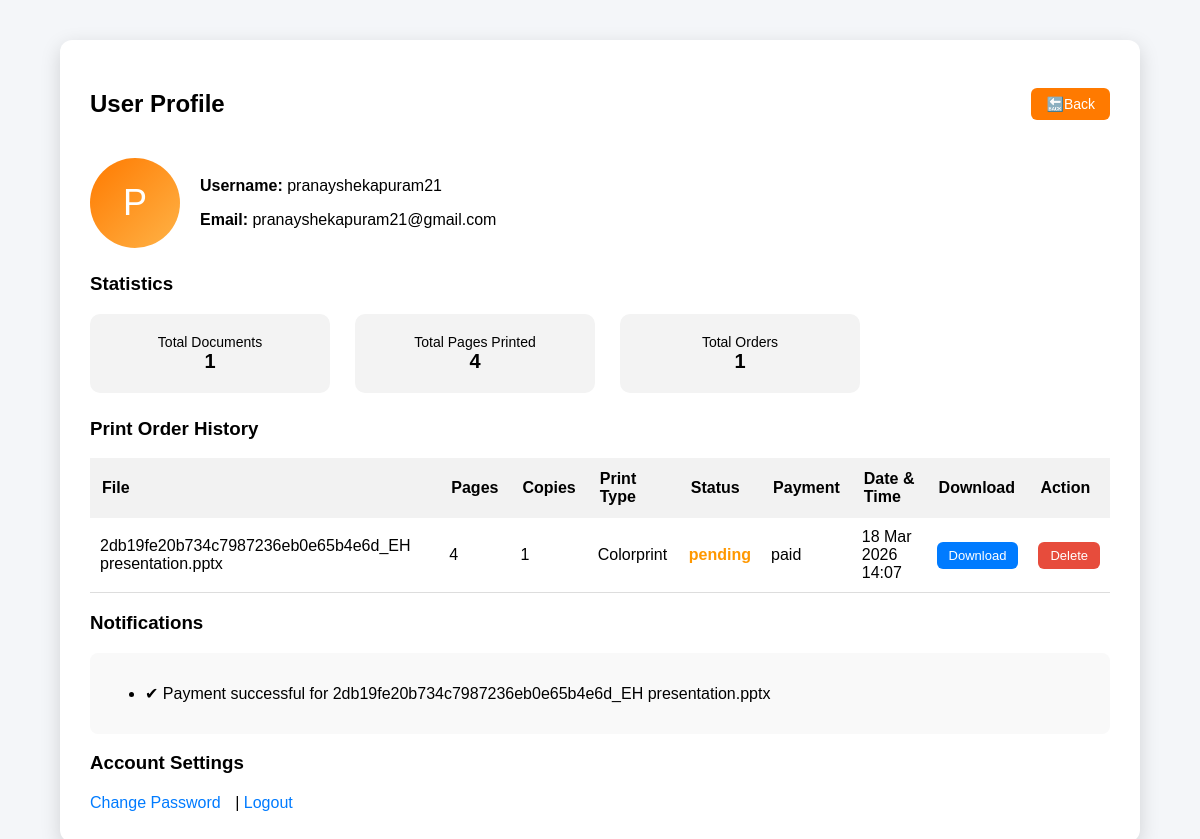
The app's page /profile/ (signed in) with its own data.
### smartxerox/models.py (models this page shows, shortened)
class UploadDocument(models.Model):
    PRINT_TYPE_CHOICES = [
        ("bw", "Black & White"),
        ("color", "Color"),
    ]
    PAPER_SIZE_CHOICES = [
        ("A4", "A4"),
        ("A3", "A3"),
        ("Letter", "Letter"),
    ]
    STATUS_CHOICES = [
        ("pending", "Pending"),
        ("printing", "Printing"),
        ("completed", "Completed"),
    ]
    PAYMENT_STATUS = [
        ("pending", "Pending"),
        ("paid", "Paid"),
        ("failed", "Failed"),
    ]
    user = models.ForeignKey(User, on_delete=models.CASCADE)
    file = models.FileField(
        upload_to="documents/",
        null=True,
        blank=True
    )
    file_name = models.CharField(max_length=255)
    pages = models.IntegerField(default=1)
    copies = models.IntegerField(default=1)
    print_type = models.CharField(
        max_length=10,
        choices=PRINT_TYPE_CHOICES,
        default="bw"
    )
    paper_size = models.CharField(
        max_length=10,
        choices=PAPER_SIZE_CHOICES,
        default="A4"
    )
    total_price = models.FloatField(default=0)
    status = models.CharField(
        max_length=20,
        choices=STATUS_CHOICES,
        default="pending"
    )
    payment_status = models.CharField(
        max_length=20,
        choices=PAYMENT_STATUS,
        default="pending"
    )
    created_at = models.DateTimeField(default=timezone.now)
    updated_at = models.DateTimeField(auto_now=True)

### smartxerox/views.py (the view, shortened to what this page needs)
# urls.py: path('profile/', views.profile, name='profile'),
@login_required
def profile(request):
    uploads = UploadDocument.objects.filter(user=request.user).order_by("-created_at")
    total_docs = uploads.count()
    total_pages = sum(doc.pages * doc.copies for doc in uploads)
    total_orders = uploads.count()
    notifications = []
    for doc in uploads:
        if doc.payment_status.lower() == "paid":
            notifications.append(f"Payment successful for {os.path.basename(doc.file_name)}")
        if doc.status.lower() == "printing":
            notifications.append(f"{doc.file_name} is currently printing")
        if doc.status.lower() == "completed":
            notifications.append(f"{doc.file_name} is ready for pickup")
    context = {
        "uploads": uploads,
        "total_docs": total_docs,
        "total_pages": total_pages,
        "total_orders": total_orders,
        "notifications": notifications
    }
    return render(request, "profile.html", context)

### smartxerox/templates/profile.html (shortened to what this page needs)
<!DOCTYPE html>
<html>
<head>
<link rel="stylesheet" href="https://cdnjs.cloudflare.com/ajax/libs/font-awesome/6.5.0/css/all.min.css">
</head>
<body>
<div class="container">
<div class="header">
<h2>User Profile</h2>
<a href="/main/" class="back-btn">🔙Back</a>
</div>
<div class="profile-box">
<div class="profile-img">
{{ user.username|first|upper }}
</div>
<div>
<p><b>Username:</b> {{ user.username }}</p>
<p><b>Email:</b> {{ user.email }}</p>
</div>
</div>
<h3>Statistics</h3>
<div class="stats">
<div class="stat-card">
Total Documents <br>
<b>{{ total_docs }}</b>
</div>
<div class="stat-card">
Total Pages Printed <br>
<b>{{ total_pages }}</b>
</div>
<div class="stat-card">
Total Orders <br>
<b>{{ total_orders }}</b>
</div>
</div>
<h3>Print Order History</h3>
<table>
<th>File</th>
<th>Pages</th>
<th>Copies</th>
<th>Print Type</th>
<th>Status</th>
<th>Payment</th>
<th>Date & Time</th>
<th>Download</th>
<th>Action</th>
{% if uploads %}
{% for doc in uploads %}
<tr>
<td>{{ doc.file_name }}</td>
<td>{{ doc.pages }}</td>
<td>{{ doc.copies }}</td>
<td>{{ doc.print_type }}</td>
<td class="status {{ doc.status }}">
{{ doc.status }}
</td>
<td>{{ doc.payment_status }}</td>
<td>{{ doc.created_at|date:"d M Y H:i" }}</td>
<td>
{% if doc.file %}
<a href="{{ doc.file.url }}" download class="download-btn">
Download
</a>
{% else %}
No File
{% endif %}
</td>
<td>
<form action="{% url 'delete_order' doc.id %}" method="POST">
<button class="delete-btn"
onclick="return confirm('Delete this order?')">
Delete
</button>
</form>
</td>
</tr>
{% endfor %}
{% else %}
<tr>
<td colspan="8" style="text-align:center;">
No print orders yet
</td>
</tr>
{% endif %}
</table>
<h3>Notifications</h3>
<div class="notifications">
<ul>
{% if notifications %}
{% for note in notifications %}
<li>✔ {{ note }}</li>
{% endfor %}
{% else %}
<li>No notifications yet</li>
{% endif %}
</ul>
</div>
<h3>Account Settings</h3>
<div class="settings">
<a href="{% url 'forgot_password' %}">Change Password</a>
|
<a href="{% url 'index' %}">Logout</a>
</div>
</div>
</body>
</html>

### smartxerox/templates/profile.html (style rules this page uses)
body { font-family: Arial; background:#f4f6f9; margin:0; padding:0; }
.container { width:85%; margin:auto; margin-top:40px; background:white; padding:30px; border-radius:12px; box-shadow:0 6px 20px rgba(0,0,0,0.15); }
.header { display:flex; justify-content:space-between; align-items:center; margin-bottom:20px; }
.back-btn { background:#ff7a00; color:white; padding:8px 15px; border:none; border-radius:6px; cursor:pointer; text-decoration:none; font-size:14px; }
.profile-box { display:flex; align-items:center; gap:20px; margin-bottom:25px; }
.profile-img { width:90px; height:90px; border-radius:50%; background:linear-gradient(135deg,#ff7a00,#ffb347); display:flex; align-items:center; justify-content:center; font-size:36px; color:white; }
.stats { display:flex; gap:25px; margin-top:15px; margin-bottom:25px; }
.stat-card { background:#f3f3f3; padding:20px; border-radius:10px; text-align:center; width:200px; font-size:14px; }
.stat-card b { font-size:20px; }
table { width:100%; border-collapse:collapse; margin-top:15px; }
th { background:#f2f2f2; padding:12px; text-align:left; }
td { padding:10px; border-bottom:1px solid #ddd; }
.download-btn { background:#007bff; color:white; padding:6px 12px; border-radius:6px; text-decoration:none; font-size:13px; }
.status { font-weight:bold; }
.status.pending { color:#ff9800; }
.notifications { background:#f9f9f9; padding:15px; border-radius:8px; margin-top:15px; }
.notifications li { margin-bottom:8px; }
.settings { margin-top:20px; }
.settings a { margin-right:10px; text-decoration:none; color:#007bff; }
.delete-btn { background:#e74c3c; color:white; border:none; padding:6px 12px; border-radius:6px; cursor:pointer; font-size:13px; }

### records on screen
UploadDocument: file_name "2db19fe20b734c7987236eb0e65b4e6d_EH presentation.pptx", pages "4", copies "1", print_type "Colorprint", status "pending", payment_status "paid", created_at "18 Mar 2026 14:07"

### other values on screen
{{ user.username|first|upper }} "P"
{{ user.username }} "pranayshekapuram21"
{{ user.email }} "pranayshekapuram21@gmail.com"
{{ total_docs }} "1"
{{ total_pages }} "4"
{{ total_orders }} "1"
{{ note }} "Payment successful for 2db19fe20b734c7987236eb0e65b4e6d_EH presentation.pptx"
